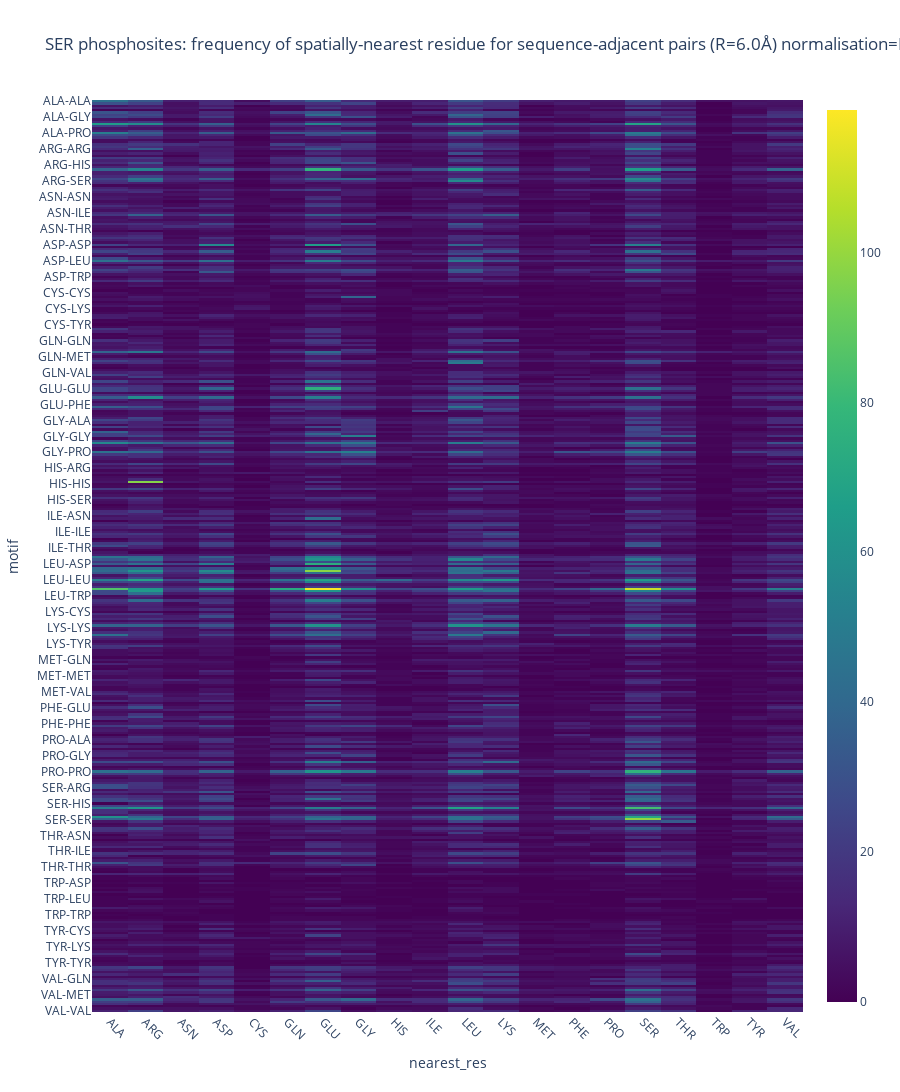
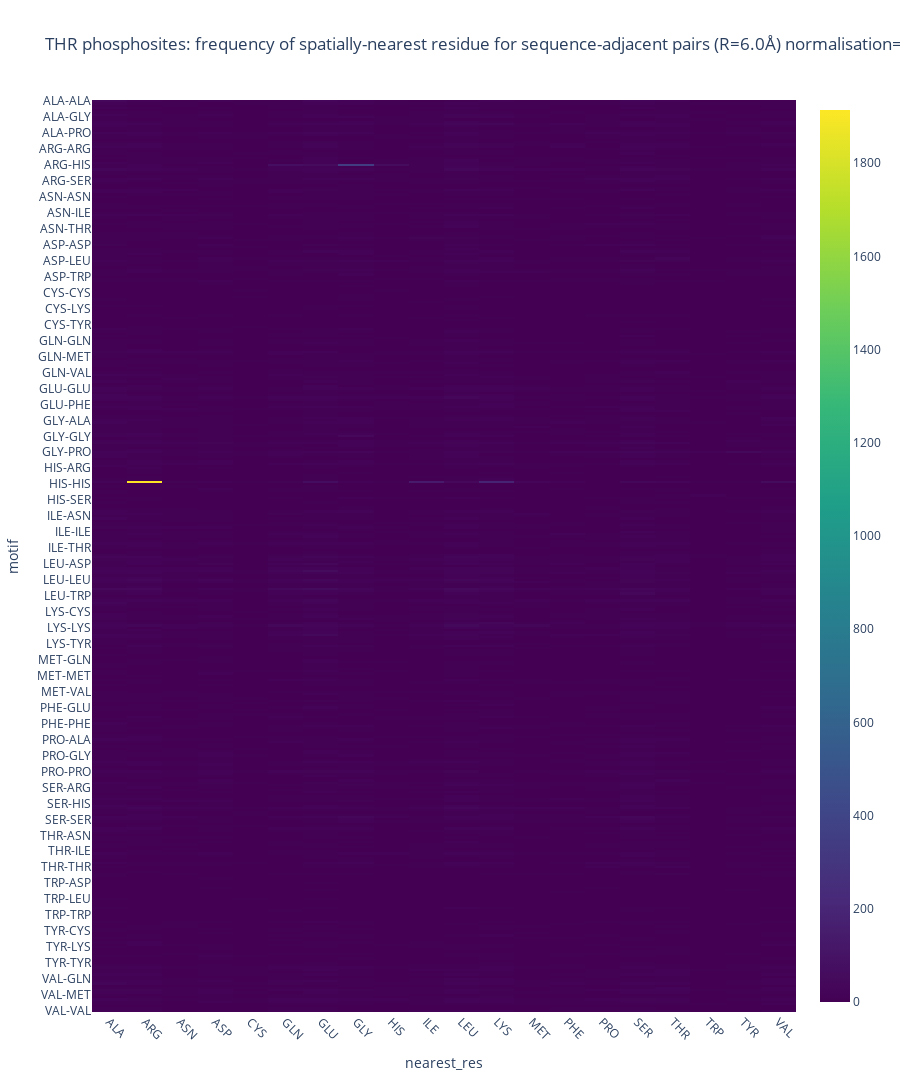

Source (notebook cell) for these figures, in order:
### Code cell
placement = "vertical"

normalisation = None
for site in ["SER", "THR", "TYR"]:
    df = filter_df_residue(nearest_node, site)
    motif_df = make_motif_df(df)


    if placement == "horizontal":
        motif_df = motif_df.T
        aspect = "auto"
        height = 1000
    else: 
        aspect = "auto" 
        height = 8000

    
    filepath = plots / f"{site}_3rd_nearest_counts.html"
    plot_heatmap(
        motif_df, 
        title=f"{site} phosphosites: frequency of spatially-nearest residue for sequence-adjacent pairs (R={radius}Å) normalisation={normalisation}", 
        aspect=aspect, 
        height=height,
        filepath=filepath,
    )

### Figure 1 — Plotly figure (JSON) as saved in the notebook; plotly's stock layout.template omitted (floating-point values rounded to 4 significant figures; data arrays with more than 128 entries replaced by an {"elided": "..."} marker saying what was removed)
{"data": [{"coloraxis": "coloraxis", "hovertemplate": "nearest_res: %{x}<br>motif: %{y}<br>color: %{z}<extra></extra>", "name": "0", "type": "heatmap", "x": ["ALA", "ARG", "ASN", "ASP", "CYS", "GLN", "GLU", "GLY", "HIS", "ILE", "LEU", "LYS", "MET", "PHE", "PRO", "SER", "THR", "TRP", "TYR", "VAL"], "xaxis": "x", "y": {"elided": "400 str values"}, "yaxis": "y", "z": {"elided": "400x20 int values"}}], "layout": {"coloraxis": {"colorscale": [[0, "#440154"], [0.1111, "#482878"], [0.2222, "#3e4989"], [0.3333, "#31688e"], [0.4444, "#26828e"], [0.5556, "#1f9e89"], [0.6667, "#35b779"], [0.7778, "#6ece58"], [0.8889, "#b5de2b"], [1, "#fde725"]]}, "height": 8000, "title": {"text": "SER phosphosites: frequency of spatially-nearest residue for sequence-adjacent pairs (R=6.0Å) normalisation=None"}, "xaxis": {"anchor": "y", "domain": [0, 1], "tickangle": 45, "title": {"text": "nearest_res"}, "type": "category"}, "yaxis": {"anchor": "x", "autorange": "reversed", "domain": [0, 1], "title": {"text": "motif"}, "type": "category"}}}

### Figure 2 — Plotly figure (JSON) as saved in the notebook; plotly's stock layout.template omitted (floating-point values rounded to 4 significant figures; data arrays with more than 128 entries replaced by an {"elided": "..."} marker saying what was removed)
{"data": [{"coloraxis": "coloraxis", "hovertemplate": "nearest_res: %{x}<br>motif: %{y}<br>color: %{z}<extra></extra>", "name": "0", "type": "heatmap", "x": ["ALA", "ARG", "ASN", "ASP", "CYS", "GLN", "GLU", "GLY", "HIS", "ILE", "LEU", "LYS", "MET", "PHE", "PRO", "SER", "THR", "TRP", "TYR", "VAL"], "xaxis": "x", "y": {"elided": "400 str values"}, "yaxis": "y", "z": {"elided": "400x20 int values"}}], "layout": {"coloraxis": {"colorscale": [[0, "#440154"], [0.1111, "#482878"], [0.2222, "#3e4989"], [0.3333, "#31688e"], [0.4444, "#26828e"], [0.5556, "#1f9e89"], [0.6667, "#35b779"], [0.7778, "#6ece58"], [0.8889, "#b5de2b"], [1, "#fde725"]]}, "height": 8000, "title": {"text": "THR phosphosites: frequency of spatially-nearest residue for sequence-adjacent pairs (R=6.0Å) normalisation=None"}, "xaxis": {"anchor": "y", "domain": [0, 1], "tickangle": 45, "title": {"text": "nearest_res"}, "type": "category"}, "yaxis": {"anchor": "x", "autorange": "reversed", "domain": [0, 1], "title": {"text": "motif"}, "type": "category"}}}
